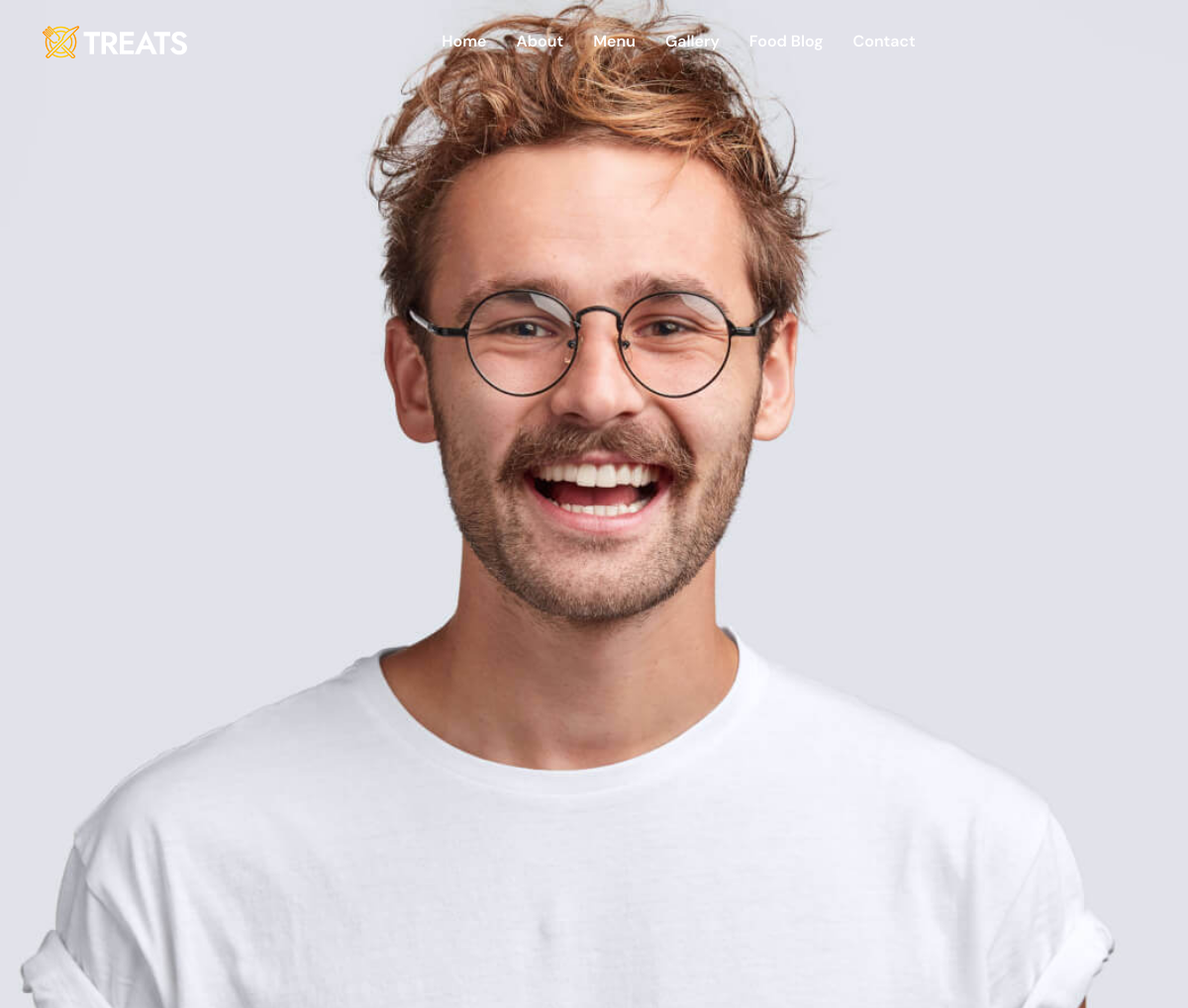
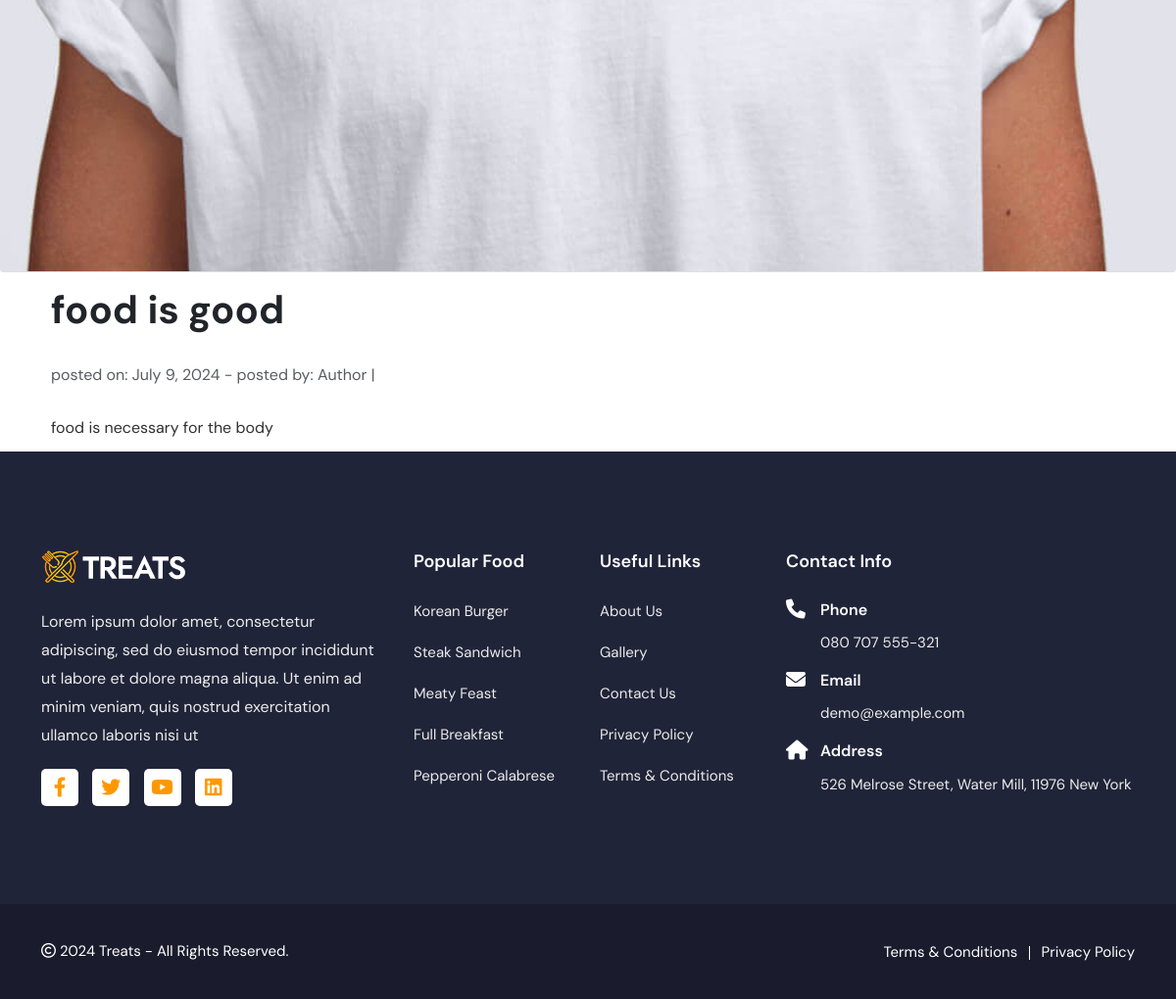
The page /post/one/ on the database its author committed (2 pictures, top to bottom).
### foodapp/models.py (models this page shows, shortened)
class Post(models.Model):
    title= models.CharField(max_length=200, unique=True)
    slug= models.SlugField(max_length=200, unique=True)
    author= models.ForeignKey(User, on_delete=models.CASCADE,related_name='blog_posts')
    created_on=models.DateField(auto_now_add=True)
    updated_on=models.DateField(auto_now=True)
    content= models.TextField()
    status= models.IntegerField(choices=STATUS, default=0)
    image = models.ImageField(upload_to='images/', blank=True, null=True)
    class Meta:
        ordering = ['-created_on']

### foodapp/views.py (the view)
# urls.py: path('post/<slug:slug>/', views.post_detail, name='post_detail'),
def post_detail(request, slug):
    post = get_object_or_404(Post, slug=slug)
    return render(request, 'post_detail.html', {'post': post})

### foodapp/templates/post_detail.html
{% extends 'base.html' %}
{% load static %}
{% block content %}
    <li class="list-unstyled">
        <a href="{% url 'post_list' %}">
            <img src="{{ post.image.url }}" class="card-img-top img-fluid" alt="{{ post.title }}">
        </a>
    </li>
    <div class="container">
        <div class="row">
            <div class="col-md-12">
                <h1 class="soon" style="padding: 10px; margin-bottom: 5px;">{{ post.title }}</h1>
                <p class="text-muted" style="padding: 10px; margin-bottom: 5px;">
                    posted on: {{ post.created_on }} - posted by: {{ post.author }} |
                </p>
                <p class="card-text" style="padding: 10px; margin-top: 5px;">{{ post.content | safe }}</p>
            </div>
        </div>
    </div>
{% endblock %}

### rows shown on the page
Post: image (picture), title "food is good", created_on "July 9, 2024", author "Author", content "food is necessary for the body"
